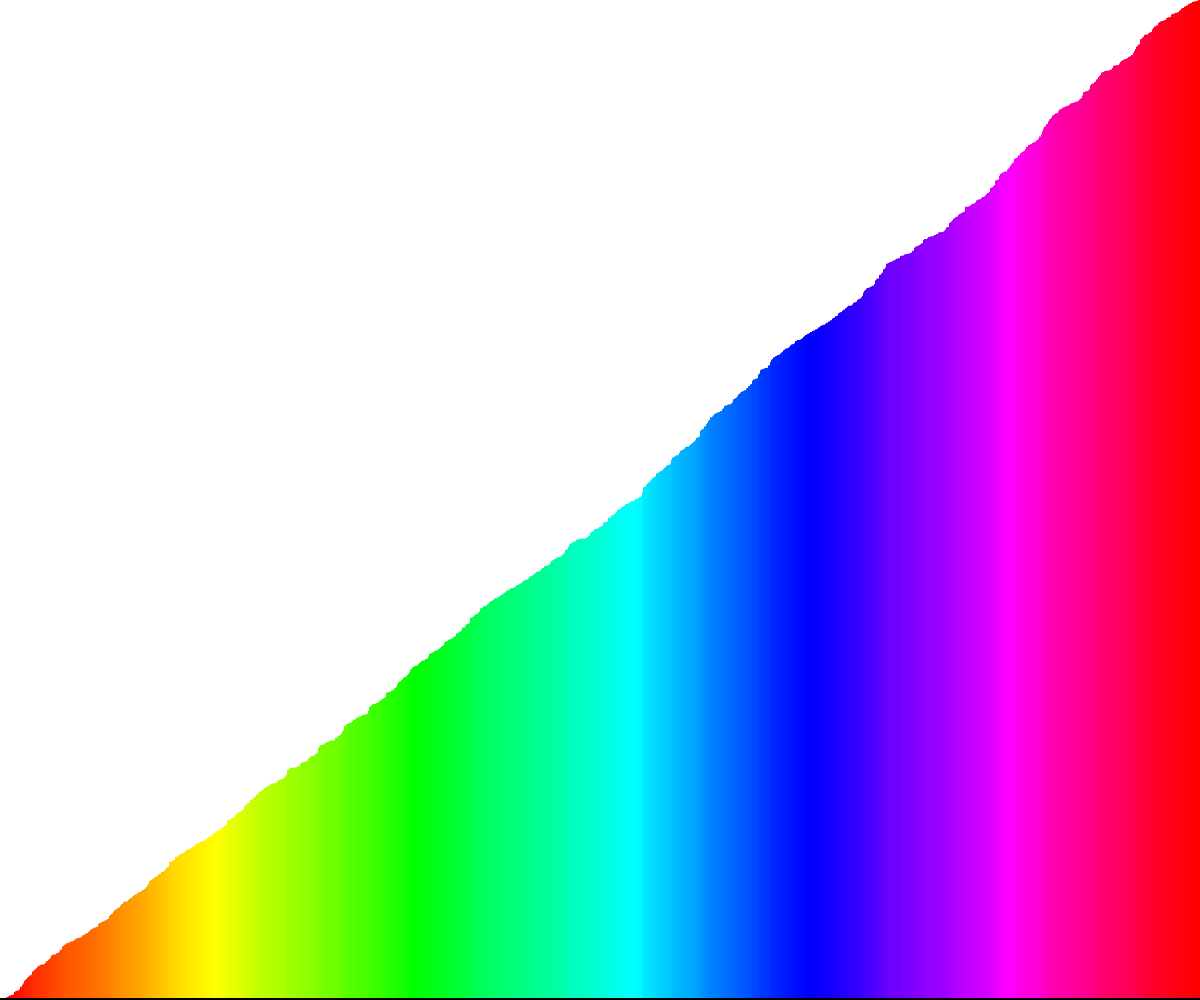
Frame 1 (no input)
Frame 2 (the mouse pressed at the canvas centre, redrawn once): identical to frame 1, image omitted

The p5.js sketch that drew this single still picture (run headless with seeded random() and noise() and a simulated clock; the mouse was pressed at the canvas centre and the sketch redrawn once):

// p5.js sketch
// ── sketch.js
const w = 1;
let vals;

function setup() {
  createCanvas(windowWidth, windowHeight);
  vals = new Array(floor(width / w));
  for (let i = 0; i < vals.length; i++) {
    vals[i] = random(height)
  }
  quicksort(vals, 0, vals.length - 1)
}

let i = 0;

function draw() {
  background(255);
  noStroke();
  colorMode(HSB)

  for (let i = 0; i < vals.length; i++) {
    fill(map(vals[i], 0, height, 0, 360), 100, 100);
    rect(i * w, height - vals[i], w, vals[i]);
  }

  stroke(0);
  strokeWeight(4);
  line(0, height, width, height);
  noLoop();
}

function swap(l, i, j) {
  [l[i], l[j]] = [l[j], l[i]];
}

function partition(l, start, end){
    // Taking the last element as the pivot
    const pivotValue = l[end];
    let pivotIndex = start;
    for (let i = start; i < end; i++) {
        if (l[i] < pivotValue) {
        // Swapping elements
        swap(l, i, pivotIndex);
        // Moving to next element
        pivotIndex++;
        }
    }

    // Putting the pivot value in the middle
    swap(l, pivotIndex, end);
    return pivotIndex;
};

function quicksort(l, start, end) {
  if (start >= end) {
    return;
  }
  pivot = partition(l, start, end);
  quicksort(l, start, pivot - 1);
  quicksort(l, pivot + 1, end);
}
